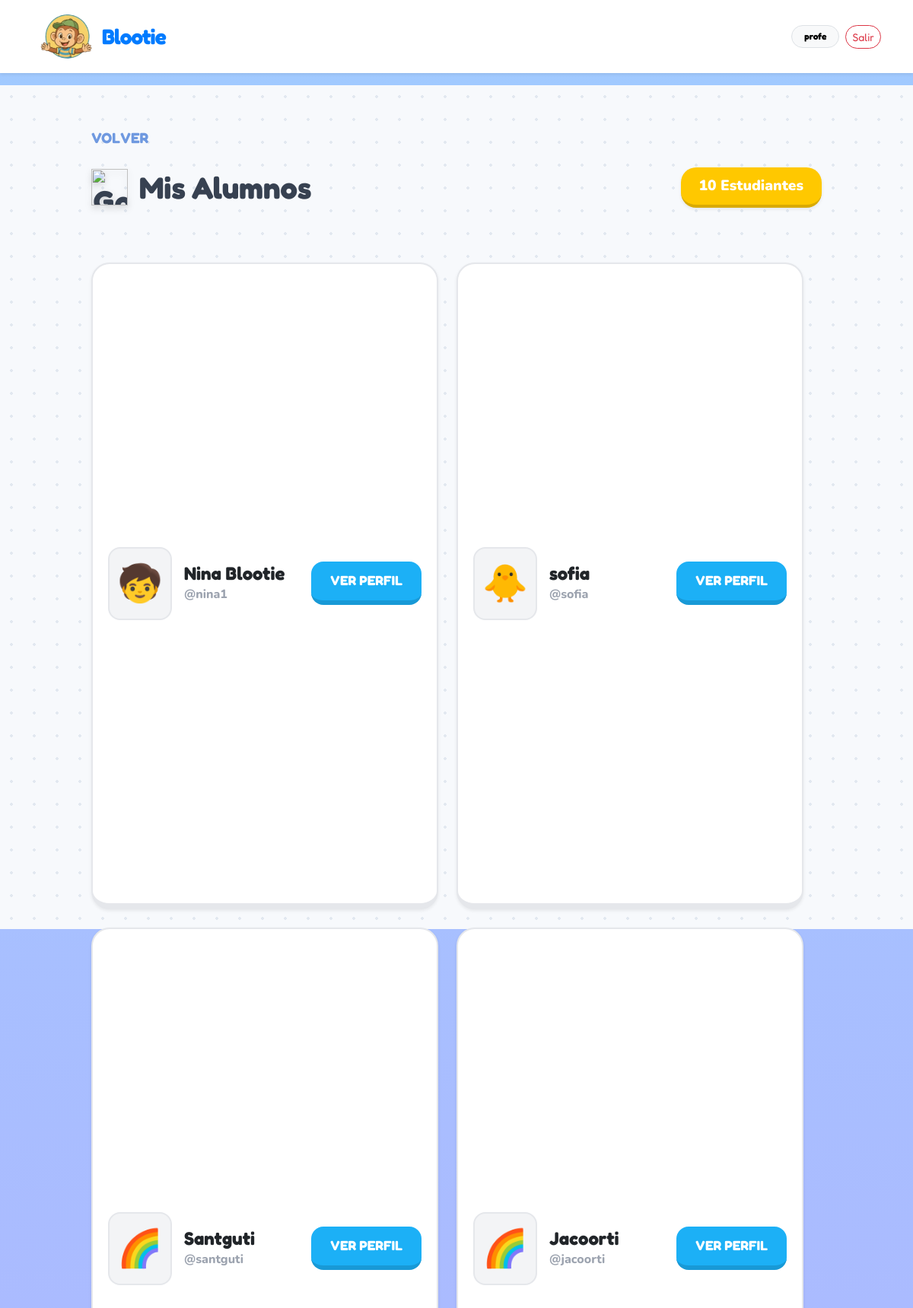
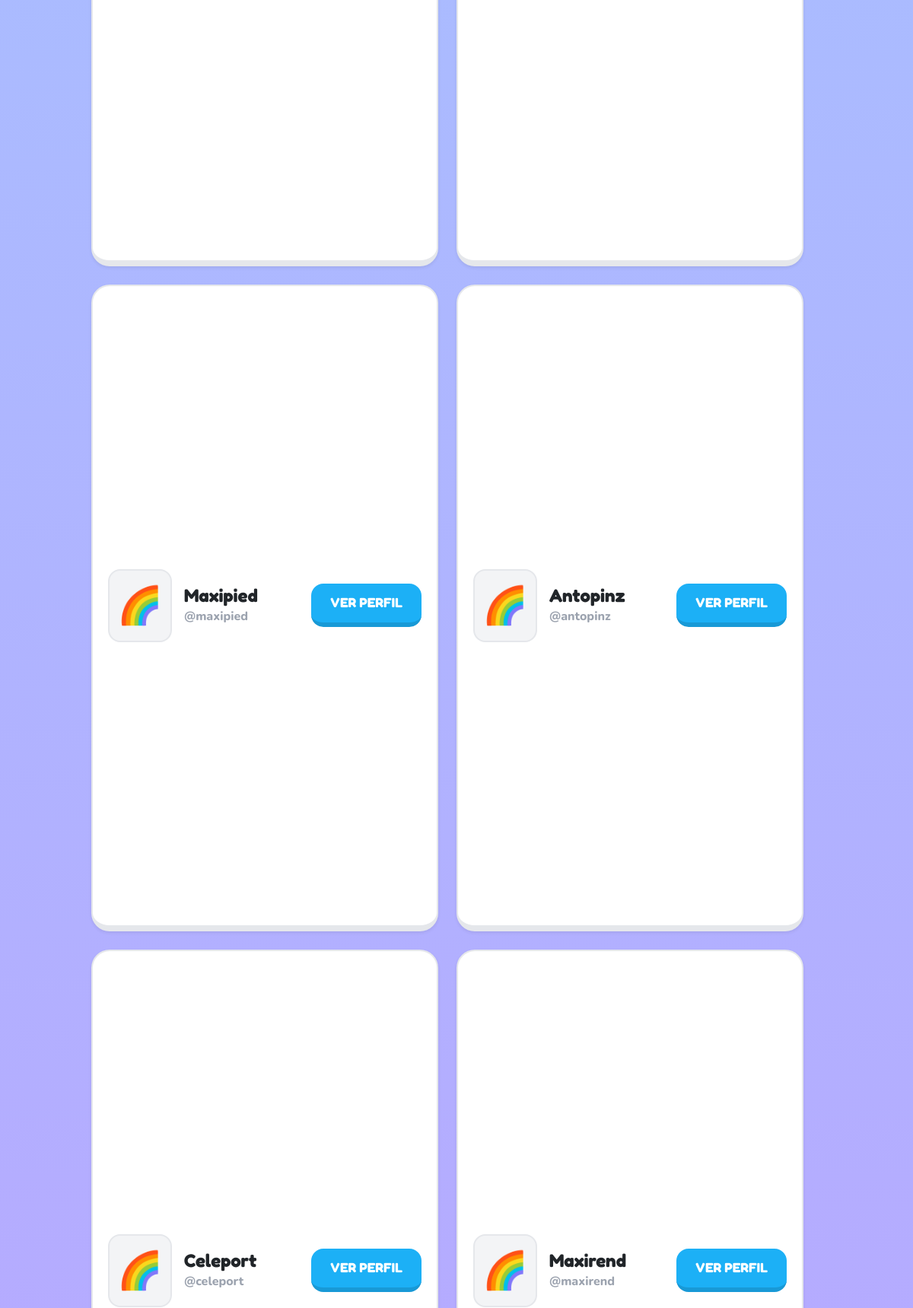
Page /admin-panel/usuarios/ (signed in, upper part) on the committed database (2 pictures, top to bottom).
### blootie_app/models.py (models this page shows, shortened)
class Perfil(models.Model):
    ROL_CHOICES = [
        ('admin', 'Administrador'),
        ('profesor', 'Profesor'),
        ('estudiante', 'Estudiante'),
    ]
    user = models.OneToOneField(User, on_delete=models.CASCADE)
    rol = models.CharField(max_length=20, choices=ROL_CHOICES, default='estudiante')
    avatar = models.CharField(max_length=10, blank=True, default='🌈')
    profesor_asignado = models.ForeignKey(
        User,
        on_delete=models.SET_NULL,
        null=True,
        blank=True,
        related_name='mis_estudiantes',
        limit_choices_to={'perfil__rol': 'profesor'}
    )

### blootie_app/views.py (the view)
# urls.py: path('admin-panel/usuarios/', views.lista_alumnos, name='admin_users'),
@login_required
def lista_alumnos(request):
    alumnos = Perfil.objects.filter(rol='estudiante')
    query = request.GET.get('q')
    if query:
        alumnos = alumnos.filter(user__username__icontains=query)
    context = {
        'alumnos': alumnos,
    }
    return render(request, 'teacher/students.html', context)

### templates/teacher/students.html (shortened to what this page needs)
{% extends 'base.html' %}
{% load static %}
{% block content %}
<link rel="stylesheet" href="https://cdn.jsdelivr.net/npm/bootstrap-icons@1.10.0/font/bootstrap-icons.css">
<div class="blootie-theme">
    <div class="view-container">
        <div class="mb-4">
            <a href="{% url 'dashboard' %}" style="display: block; margin-top: 25px; color: #6f99e0; font-weight: 900; text-transform: uppercase; text-decoration: none; font-size: 1.2rem;">Volver</a>
        </div>
        <div class="d-flex justify-content-between align-items-center mb-5 flex-wrap gap-3">
            <h2 class="b-title">
                <img src="https://raw.githubusercontent.com/microsoft/fluentui-emoji/main/assets/Graduation%20cap/3D/graduation_cap_3d.png" class="asset-3d-title" alt="Gorro">
                Mis Alumnos
            </h2>
            <div class="b-badge-counter shadow-sm">
                {{ alumnos.count }} Estudiantes
            </div>
        </div>
        <div class="row g-4">
            <div class="row g-4">
            {% for perfil in alumnos %}
            <div class="col-12 col-lg-6">
                <div class="student-card shadow-sm">
                    <div class="d-flex align-items-center gap-3">
                        <div style="font-size: 3rem; background: #F3F4F6; padding: 10px; border-radius: 16px; border: 2px solid #E5E7EB;">
                            {{ perfil.avatar|default:"👤" }}
                        </div>
                        <div>
                            <h6 class="mb-0 fs-4 text-dark" style="font-weight: 900; line-height: 1.2;">
                                {{ perfil.user.get_full_name|default:perfil.user.username }}
                            </h6>
                            <small style="font-weight: 800; color: #9CA3AF; font-size: 1rem;">
                                @{{ perfil.user.username }}
                            </small>
                        </div>
                    </div>
                    <div class="text-end mt-2 mt-sm-0">
                        <a href="{% url 'detalle_alumno' perfil.id %}" class="btn-b-blue">Ver Perfil</a>
                    </div>
                </div>
            </div>
            {% endfor %}
        </div>
    </div>
</div>
{% endblock %}

### templates/base.html (shortened to what this page needs)
{% load static %}
<!doctype html>
<html lang="es">
<head>
  <link href="https://cdn.jsdelivr.net/npm/bootstrap@5.3.3/dist/css/bootstrap.min.css" rel="stylesheet">
  <link href="https://cdn.jsdelivr.net/npm/bootstrap-icons@1.11.3/font/bootstrap-icons.css" rel="stylesheet">
  <link rel="stylesheet" href="{% static 'css/app.css' %}">
  <link rel="stylesheet" href="https://cdn.jsdelivr.net/npm/bootstrap-icons@1.11.3/font/bootstrap-icons.min.css">
</head>
<body>
<nav class="navbar navbar-expand-lg navbar-light bg-white shadow-sm sticky-top">
  <div class="container">
    <a class="navbar-brand fw-bold d-flex align-items-center gap-2" href="{% url 'home' %}" style="color: #007bff;">
      <img src="{% static 'img/logo_blootie.png' %}" alt="Logo Blootie" style="max-height: 70px; width: auto;">
      <span class="fs-3" style="letter-spacing: -1px;">Blootie</span>
    </a>
    <div class="ms-auto d-flex align-items-center gap-2 flex-wrap">
      {% if request.user.is_authenticated %}
      <span class="badge rounded-pill text-bg-light border px-3 py-2">{{ request.user.username }}</span>
      <a class="btn btn-sm btn-outline-danger rounded-pill" href="{% url 'logout' %}">Salir</a>
      {% else %}
      <a class="btn btn-sm btn-primary rounded-pill px-4" href="{% url 'login' %}">Entrar</a>
      {% endif %}
    </div>
  </div>
</nav>
{% block content %}{% endblock %}
</body>
</html>

### static/css/app.css (style rules this page uses)
html, body, h1, h2, h3, h4, h5, h6, p, a, span, button { font-family: 'Fredoka', sans-serif !important; }
body { background: radial-gradient(circle at top left, rgba(255, 152, 203, .28), transparent 18%), radial-gradient(circle at top right, rgba(111, 197, 255, .25), transparent 22%), linear-gradient(180deg, #fffdf7 0%, #f7fbff 55%, #fff8fd 100%); min-height: 100vh; color: #2c3850; margin: 0; padding: 0; font-family: 'Poppins', sans-serif; }
body { margin: 0; padding: 0; }
body { margin: 0; padding: 0; font-family: 'Poppins', sans-serif; background: linear-gradient( rgba(120, 180, 255, 0.7), rgba(160, 120, 255, 0.7) ), url('/static/img/fondo_blootie.png'); background-size: cover; background-position: center; background-repeat: no-repeat; }

### templates/teacher/students.html (style rules this page uses)
.blootie-theme { font-family: 'Nunito', sans-serif; background-color: #F7F9FC; background-image: radial-gradient(#E2E8F0 2px, transparent 2px); background-size: 30px 30px; min-height: 100vh; padding-top: 30px; padding-bottom: 50px; }
.view-container { max-width: 1000px; margin: 0 auto; padding: 0 20px; }
.b-title { color: #374151; font-size: 2.5rem; font-weight: 900; display: flex; align-items: center; gap: 15px; margin: 0; }
.btn-b-blue { background: #1CB0F6; color: white; border: none; border-bottom: 6px solid #1899D6; border-radius: 16px; padding: 12px 25px; font-weight: 900; font-size: 1.1rem; text-transform: uppercase; text-decoration: none; transition: all 0.1s; display: inline-block; }
.student-card { background: white; border-radius: 24px; padding: 20px; border: 2px solid #E5E7EB; border-bottom: 8px solid #E5E7EB; transition: transform 0.2s cubic-bezier(0.34, 1.56, 0.64, 1), border-color 0.2s; display: flex; align-items: center; justify-content: space-between; height: 100%; flex-wrap: wrap; gap: 15px; }
.b-badge-counter { background: #FFC800; color: white; font-weight: 900; padding: 10px 24px; border-radius: 20px; font-size: 1.2rem; border-bottom: 4px solid #D9AA00; display: inline-flex; align-items: center; gap: 8px; }
.asset-3d-title { width: 48px; height: 48px; object-fit: contain; filter: drop-shadow(0 4px 4px rgba(0,0,0,0.15)); }

### rows in the picture
Perfil: avatar "🧒", user.get_full_name "Nina Blootie", user.username "nina1"
Perfil: avatar "🐥", user.get_full_name "sofia", user.username "sofia"
Perfil: avatar "🌈", user.get_full_name "Santguti", user.username "santguti"
Perfil: avatar "🌈", user.get_full_name "Jacoorti", user.username "jacoorti"
Perfil: avatar "🌈", user.get_full_name "Maxipied", user.username "maxipied"
Perfil: avatar "🌈", user.get_full_name "Antopinz", user.username "antopinz"
Perfil: avatar "🌈", user.get_full_name "Celeport", user.username "celeport"
Perfil: avatar "🌈", user.get_full_name "Maxirend", user.username "maxirend"

### other values in the picture
{{ request.user.username }} "profe"
{{ alumnos.count }} "10"
